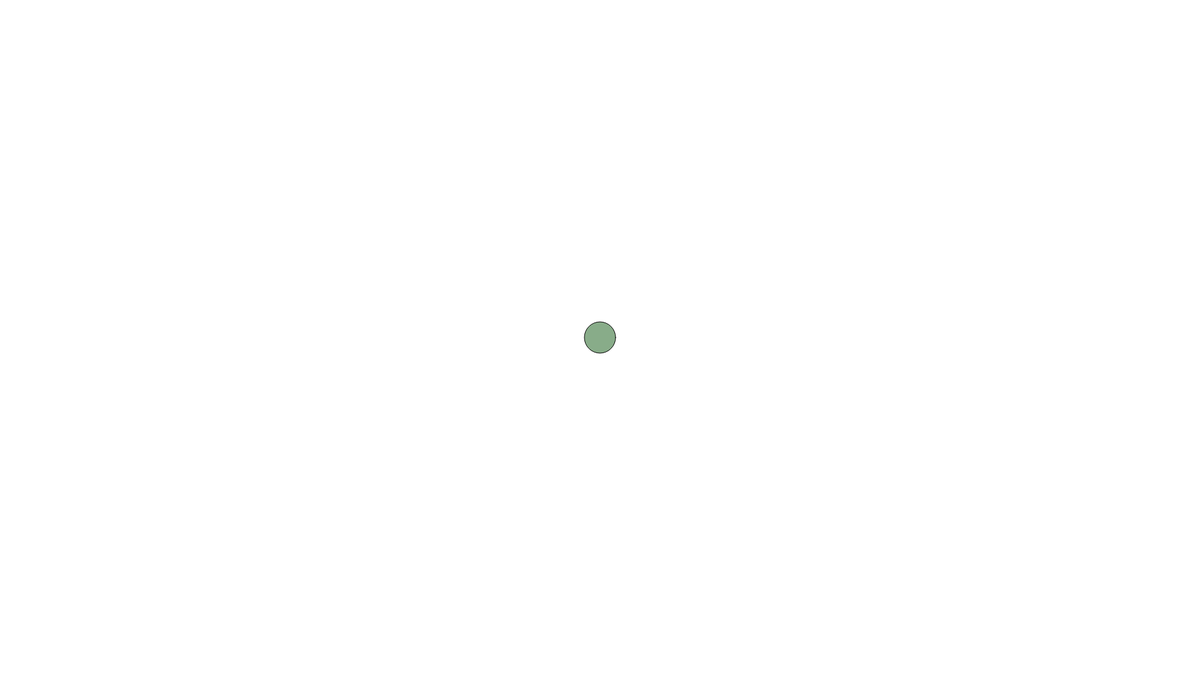
Frame 1 (no input)
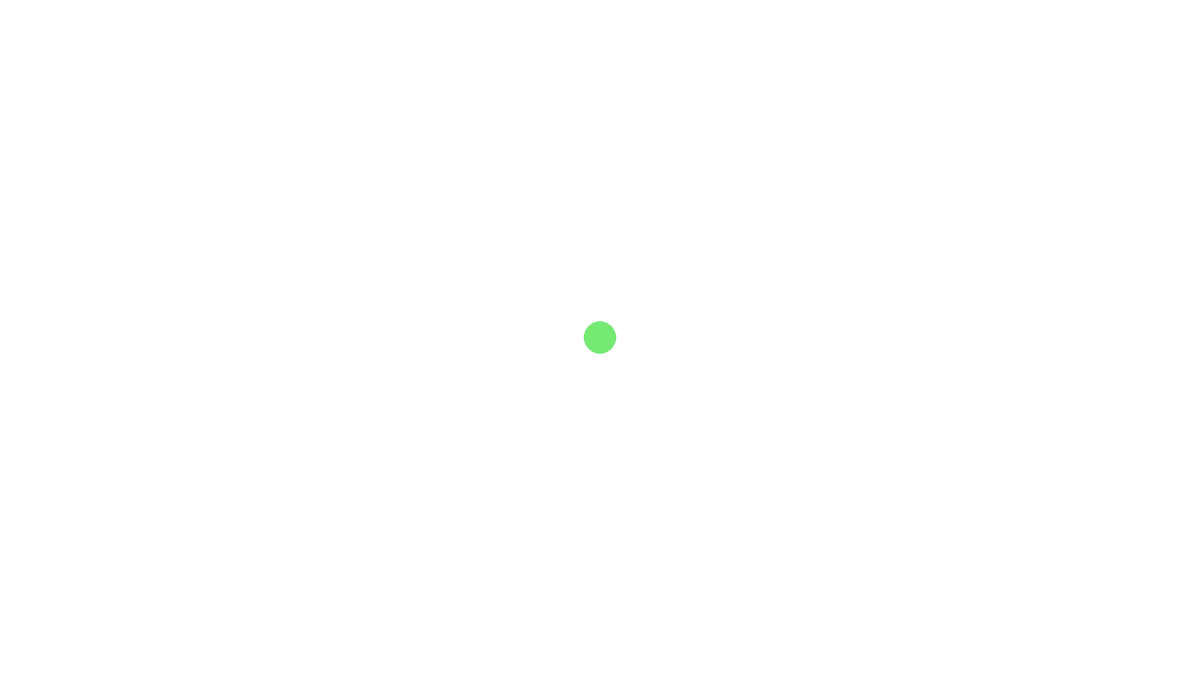
Frame 60 (no input)
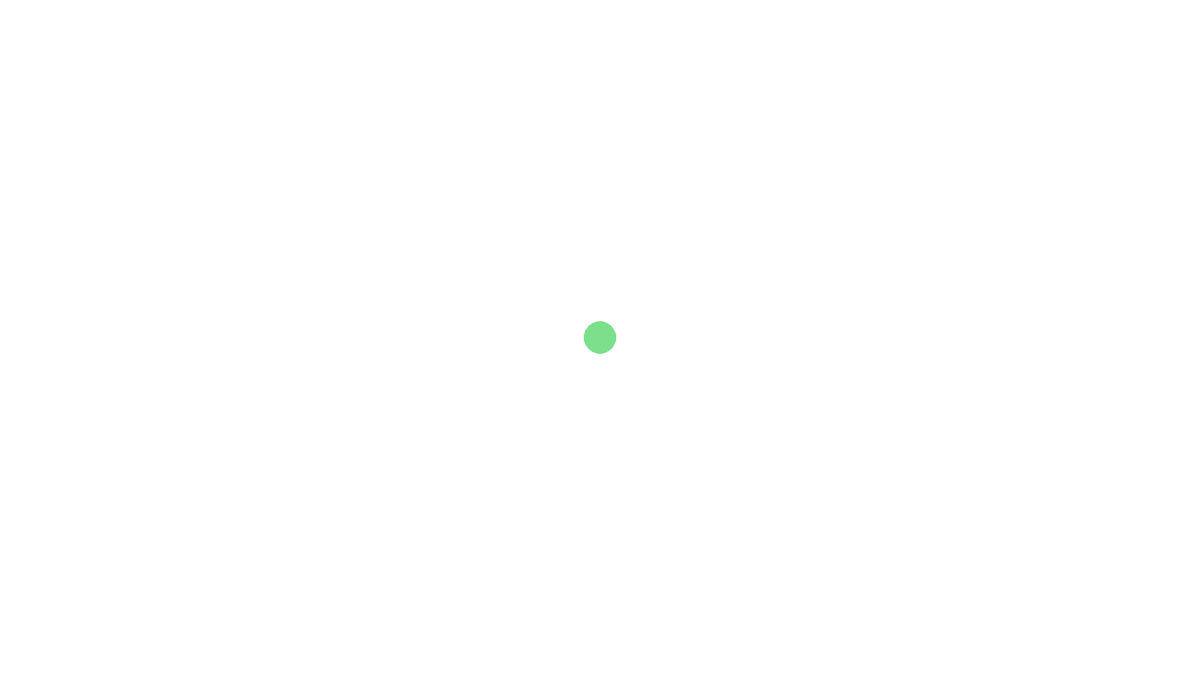
Frame 120 (the mouse pressed at the canvas centre since frame 60)

The p5.js sketch that drew these frames (run headless with seeded random() and noise() and a simulated clock; from frame 60 on, the mouse is pressed at the canvas centre):

// p5.js sketch
// ── sketch.js
let x, y; // Posición del timbre de goma
let colors = []; // Arreglo de colores
let currentColorIndex = 0; // Índice del color actual
let trail = []; // Arreglo para almacenar la estela

function setup() {
  createCanvas(1920, 1080);
  x = width / 2;
  y = height / 2;

  // Llena el arreglo de colores con tonos azules verdosos
  for (let i = 0; i < 10; i++) {
    let c = color(random(100, 150), random(150, 255), random(100, 150));
    colors.push(c);
  }
}

function draw() {
  // Dibuja la estela
  for (let i = 1; i < trail.length; i++) {
    stroke(trail[i].c);
    line(trail[i - 1].x, trail[i - 1].y, trail[i].x, trail[i].y);
  }

  // Dibuja el timbre de goma con el color actual
  fill(colors[currentColorIndex]);
  ellipse(x, y, 50, 50);

  // Parpadeo: cambia el color cada 30 frames
  if (frameCount % 30 === 0) {
    currentColorIndex = (currentColorIndex + 1) % colors.length;
  }

  // Agrega la posición actual a la estela
  trail.push({ x: x, y: y, c: colors[currentColorIndex] });

  // Limita la longitud de la estela para evitar que sea demasiado larga
  if (trail.length > 50) {
    trail.shift(); // Elimina el primer elemento para mantener la longitud máxima
  }
}

function mousePressed() {
  // Cuando se hace clic o toque, actualiza la posición del timbre de goma
  x = mouseX;
  y = mouseY;
}
